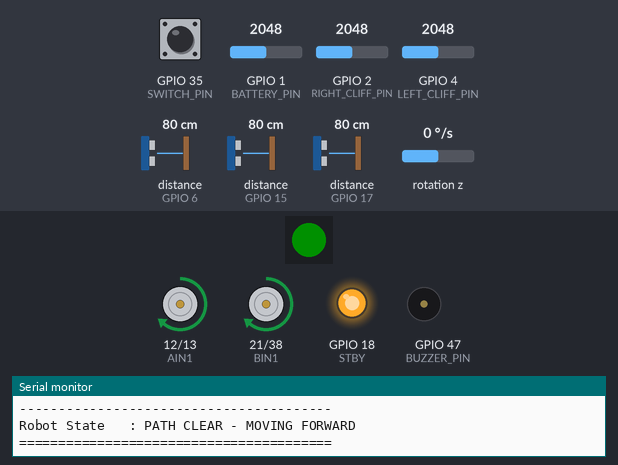
Simulated run of this sketch. Board: ESP32-S3. Parts: 1 RGB LEDs in strip order, left to right, motor-driver pin pairs drawn as motors (green arrow = first pin HIGH = forward, orange = second pin HIGH = backward, longer = more drive, scaled by the enable pin, stopped while the standby pin is LOW), output pins drawn as LEDs (lit = HIGH), buzzer (waves = sounding), the last lines printed to the serial monitor. Wiring (inferred from the names in the program): 3 × ultrasonic range finder: trigger GPIO 5, echo GPIO 6 / trigger GPIO 7, echo GPIO 15 / trigger GPIO 16, echo GPIO 17; MPU-6050 motion sensor at I2C address 0x68. Inputs (shaded band) come from the test bench; at power-on: distance to the obstacle (sensors on GPIO 15, GPIO 6, GPIO 17) 80 cm, GPIO 35 (SWITCH_PIN) HIGH, GPIO 4 (LEFT_CLIFF_PIN) = 2048, GPIO 1 (BATTERY_PIN) = 2048, GPIO 2 (RIGHT_CLIFF_PIN) = 2048, rotation z 0 °/s (analog values on the 0–4095 scale). The echo pulse lasts 58.3 µs per cm; dim RGB values are drawn brighter than linear; pins used as bus, display or sensor lines are not drawn.

Above: at 1.2 s.
1.3 s: distance to the obstacle (sensor on GPIO 15) set to 28 cm
2.8 s: distance to the obstacle (sensor on GPIO 15) set to 24 cm
At 3.16 s:
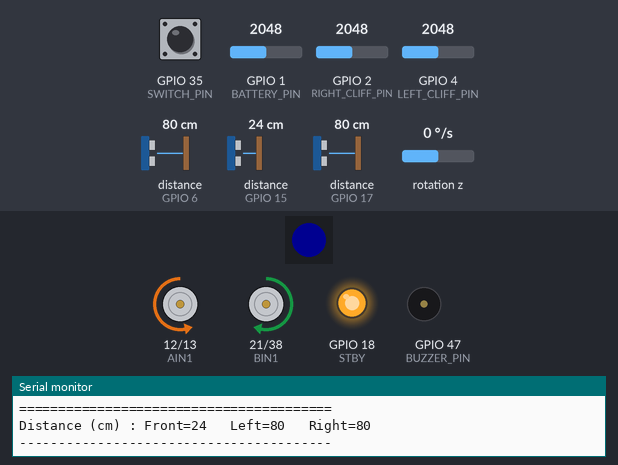
5.8 s: GPIO 35 (SWITCH_PIN) pulled LOW for 3.2 s
At 7.0 s:
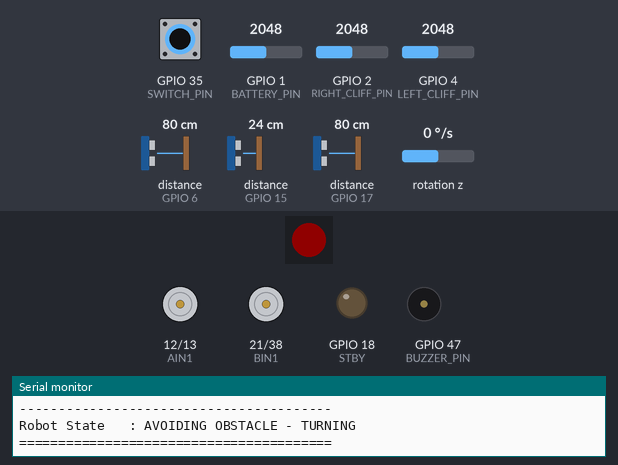
10.5 s: distance to the obstacle (sensor on GPIO 6) set to 76 cm
At 11.09 s:
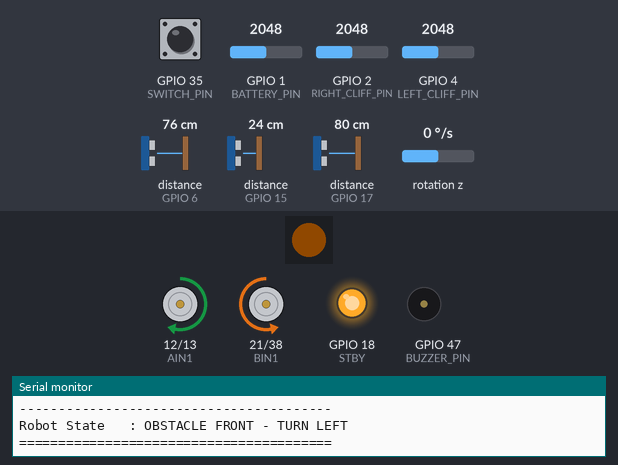
13.5 s: GPIO 4 (LEFT_CLIFF_PIN) set to 1826
16.5 s: GPIO 4 (LEFT_CLIFF_PIN) set to 1746
At 17.7 s:
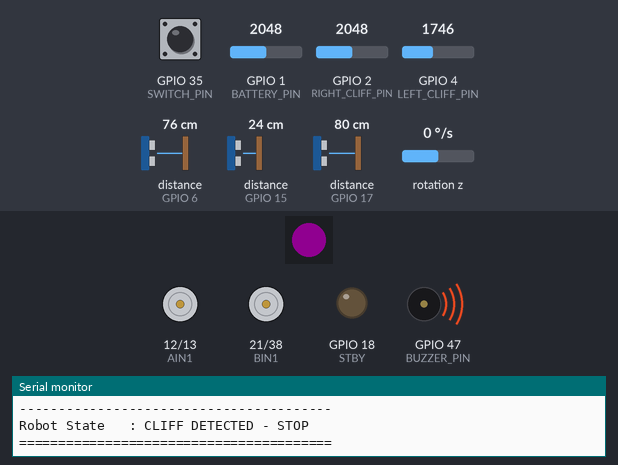
Timing chart, 0 to 19.1 s (numbered marks = the images above; inputs shaded):
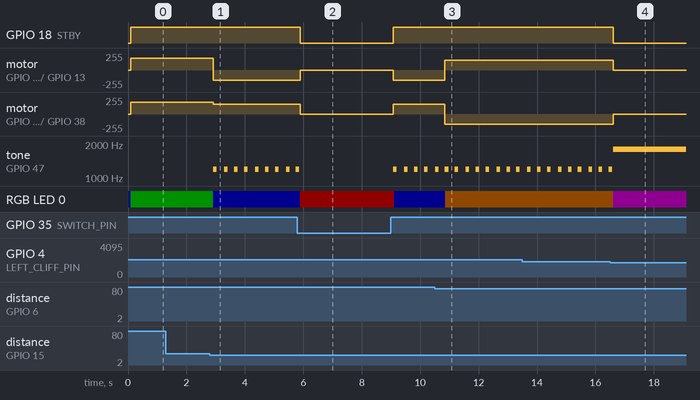

Measured:
- the behaviour switches between 26 and 25 cm on distance to the obstacle (sensor on GPIO 15) (found by bisection; images 0 and 1)
- the behaviour switches between 80 and 79 cm on distance to the obstacle (sensor on GPIO 6) (found by bisection; images 2 and 3)
- the behaviour switches between 1800 and 1799 on GPIO 4 (LEFT_CLIFF_PIN) (found by bisection; images 3 and 4)
- after the input at 2.8 s, motor on GPIO 12 (AIN1) / GPIO 13 (AIN2): forward 180/255 → backward 150/255 after 0.12 s; motor on GPIO 21 (BIN1) / GPIO 38 (BIN2): forward 180/255 → forward 150/255 after 0.12 s
- after the input at 5.8 s, GPIO 18 (STBY): HIGH → LOW after 0.10 s, → HIGH 3.2 s later; motor on GPIO 12 (AIN1) / GPIO 13 (AIN2): backward 150/255 → stopped after 0.10 s, → backward 150/255 3.2 s later
- after the input at 10.5 s, motor on GPIO 12 (AIN1) / GPIO 13 (AIN2): backward 150/255 → forward 150/255 after 0.35 s; motor on GPIO 21 (BIN1) / GPIO 38 (BIN2): forward 150/255 → backward 150/255 after 0.35 s; RGB LED 0: RGB(0, 0, 16) → RGB(16, 8, 0) after 0.35 s
- after the input at 16.5 s, GPIO 18 (STBY): HIGH → LOW after 0.11 s; motor on GPIO 12 (AIN1) / GPIO 13 (AIN2): forward 150/255 → stopped after 0.11 s; motor on GPIO 21 (BIN1) / GPIO 38 (BIN2): backward 150/255 → stopped after 0.11 s; RGB LED 0: RGB(16, 8, 0) → RGB(16, 0, 16) after 0.11 s

The sketch:

Obstacle_Avoider.ino
```cpp
/*
============================================================
       ESP32-S3 OBSTACLE-AVOIDER ROBOT
============================================================

Components:
  1. Three HC-SR04 ultrasonic sensors
  2. TB6612FNG dual motor driver
  3. Two potentiometers simulating cliff sensors
  4. One potentiometer simulating battery voltage
  5. MPU-6050 gyroscope/accelerometer
  6. WS2812B NeoPixel status LED
  7. Buzzer
  8. Enable switch

IMPORTANT:
  - Potentiometers are simulation substitutes, not real sensors.
  - Hall encoder feedback is not implemented.
  - The gyroscope is monitored but does not control turns.
  - Battery ADC readings are simulated, not actual voltage.
============================================================
*/

#include <Arduino.h>
#include <Wire.h>
#include <Adafruit_NeoPixel.h>

// ==========================================================
// 1. PIN CONFIGURATION
// ==========================================================

// Front ultrasonic sensor
const int FRONT_TRIG = 7;
const int FRONT_ECHO = 15;

// Left ultrasonic sensor
const int LEFT_TRIG = 5;
const int LEFT_ECHO = 6;

// Right ultrasonic sensor
const int RIGHT_TRIG = 16;
const int RIGHT_ECHO = 17;

// TB6612FNG motor driver
// Motor A = left motor
// Motor B = right motor
const int PWMA = 11;
const int AIN1 = 12;
const int AIN2 = 13;

const int PWMB = 14;
const int BIN1 = 21;
const int BIN2 = 38;

const int STBY = 18;

// Potentiometers
const int LEFT_CLIFF_PIN  = 4;
const int RIGHT_CLIFF_PIN = 2;
const int BATTERY_PIN     = 1;

// MPU-6050 I2C
const int MPU_SDA = 8;
const int MPU_SCL = 9;
const uint8_t MPU_ADDRESS = 0x68;

// Other components
const int BUZZER_PIN = 47;
const int NEOPIXEL_PIN = 48;
const int SWITCH_PIN = 35;

// One WS2812B NeoPixel
Adafruit_NeoPixel pixel(
  1,
  NEOPIXEL_PIN,
  NEO_GRB + NEO_KHZ800
);

// ==========================================================
// 2. ADJUSTABLE PARAMETERS
// ==========================================================

// An obstacle closer than this distance triggers avoidance.
const int OBSTACLE_DISTANCE_CM = 25;

// Simulation ADC thresholds: ESP32-S3 ADC is configured for
// nominal 12-bit readings from 0 to 4095.
const int CLIFF_THRESHOLD = 1800;
const int LOW_BATTERY_THRESHOLD = 1200;

// Motor PWM values: 0 to 255
const int NORMAL_SPEED = 180;
const int TURN_SPEED = 150;

// Approximate pivot duration; actual rotation depends on motors.
const unsigned long TURN_TIME_MS = 300;

// Ultrasonic echo timeout
const unsigned long ECHO_TIMEOUT_US = 25000;

// ==========================================================
// 3. GLOBAL VARIABLES
// ==========================================================

bool mpuOK = false;
bool turning = false;

unsigned long turnStarted = 0;
unsigned long lastPrint = 0;

String robotState = "INITIALIZING";

// ==========================================================
// 4. NEOPIXEL STATUS INDICATOR
// ==========================================================

// Green  = path clear
// Blue   = turning left
// Orange = turning right
// Red    = stopped / blocked / disabled
// Purple = simulated cliff detected
// Yellow = simulated low battery

void setStatusColor(uint8_t r, uint8_t g, uint8_t b) {
  pixel.setPixelColor(0, pixel.Color(r, g, b));
  pixel.show();
}

// ==========================================================
// 5. ULTRASONIC DISTANCE MEASUREMENT
// ==========================================================

// Returns distance in centimetres.
// Returns -1 if no echo was received before timeout.
// A timeout is NOT interpreted as a real distance.

long readDistanceCm(int trigPin, int echoPin) {
  digitalWrite(trigPin, LOW);
  delayMicroseconds(3);

  digitalWrite(trigPin, HIGH);
  delayMicroseconds(10);

  digitalWrite(trigPin, LOW);

  unsigned long duration = pulseIn(
    echoPin,
    HIGH,
    ECHO_TIMEOUT_US
  );

  if (duration == 0) {
    return -1;
  }

  return duration / 58;
}

// ==========================================================
// 6. MOTOR CONTROL
// ==========================================================

// Stop both motors and disable the driver.
void stopMotors() {
  analogWrite(PWMA, 0);
  analogWrite(PWMB, 0);

  digitalWrite(AIN1, LOW);
  digitalWrite(AIN2, LOW);

  digitalWrite(BIN1, LOW);
  digitalWrite(BIN2, LOW);

  digitalWrite(STBY, LOW);

  turning = false;
}

// Drive both motors forward.
void moveForward(int speedValue) {
  digitalWrite(STBY, HIGH);

  digitalWrite(AIN1, HIGH);
  digitalWrite(AIN2, LOW);

  digitalWrite(BIN1, HIGH);
  digitalWrite(BIN2, LOW);

  analogWrite(PWMA, constrain(speedValue, 0, 255));
  analogWrite(PWMB, constrain(speedValue, 0, 255));

  turning = false;
}

// Pivot left.
void turnLeft() {
  digitalWrite(STBY, HIGH);

  digitalWrite(AIN1, LOW);
  digitalWrite(AIN2, HIGH);

  digitalWrite(BIN1, HIGH);
  digitalWrite(BIN2, LOW);

  analogWrite(PWMA, TURN_SPEED);
  analogWrite(PWMB, TURN_SPEED);

  turning = true;
}

// Pivot right.
void turnRight() {
  digitalWrite(STBY, HIGH);

  digitalWrite(AIN1, HIGH);
  digitalWrite(AIN2, LOW);

  digitalWrite(BIN1, LOW);
  digitalWrite(BIN2, HIGH);

  analogWrite(PWMA, TURN_SPEED);
  analogWrite(PWMB, TURN_SPEED);

  turning = true;
}

// ==========================================================
// 7. MPU-6050 INITIALIZATION
// ==========================================================

bool initializeMPU() {
  // Wake up the MPU-6050.
  Wire.beginTransmission(MPU_ADDRESS);
  Wire.write(0x6B);
  Wire.write(0x00);

  if (Wire.endTransmission() != 0) {
    return false;
  }

  // Configure gyro range to +/-250 degrees/second.
  Wire.beginTransmission(MPU_ADDRESS);
  Wire.write(0x1B);
  Wire.write(0x00);

  return Wire.endTransmission() == 0;
}

// Read gyroscope Z-axis angular velocity.
float readGyroZ() {
  Wire.beginTransmission(MPU_ADDRESS);
  Wire.write(0x47);

  if (Wire.endTransmission(false) != 0) {
    return 0.0;
  }

  if (Wire.requestFrom((int)MPU_ADDRESS, 2, true) != 2) {
    return 0.0;
  }

  int16_t rawValue =
    ((int16_t)Wire.read() << 8) | Wire.read();

  return rawValue / 131.0f;
}

// ==========================================================
// 8. FORMATTED SERIAL MONITOR OUTPUT
// ==========================================================

void printStatus(
  long front,
  long left,
  long right,
  int cliffL,
  int cliffR,
  int battery,
  float gyroZ
) {
  Serial.println();
  Serial.println("========================================");
  Serial.println("       OBSTACLE AVOIDER STATUS");
  Serial.println("========================================");

  Serial.printf(
    "Distance (cm) : Front=%-4s Left=%-4s Right=%-4s\n",
    front < 0 ? "N/E" : String(front).c_str(),
    left  < 0 ? "N/E" : String(left).c_str(),
    right < 0 ? "N/E" : String(right).c_str()
  );

  Serial.println("----------------------------------------");

  Serial.printf(
    "Cliff ADC     : Left=%4d  Right=%4d\n",
    cliffL,
    cliffR
  );

  Serial.printf(
    "Battery ADC   : %4d / 4095\n",
    battery
  );

  Serial.println("----------------------------------------");

  Serial.printf(
    "MPU-6050      : %s\n",
    mpuOK ? "CONNECTED" : "NOT DETECTED"
  );

  Serial.printf(
    "Gyro Z        : %7.2f deg/s\n",
    gyroZ
  );

  Serial.println("----------------------------------------");

  Serial.printf(
    "Robot State   : %s\n",
    robotState.c_str()
  );

  Serial.println("========================================");
}

// ==========================================================
// 9. SETUP
// ==========================================================

void setup() {
  Serial.begin(115200);

  // Configure ADC resolution.
  analogReadResolution(12);

  // Ultrasonic pins
  pinMode(FRONT_TRIG, OUTPUT);
  pinMode(FRONT_ECHO, INPUT);

  pinMode(LEFT_TRIG, OUTPUT);
  pinMode(LEFT_ECHO, INPUT);

  pinMode(RIGHT_TRIG, OUTPUT);
  pinMode(RIGHT_ECHO, INPUT);

  digitalWrite(FRONT_TRIG, LOW);
  digitalWrite(LEFT_TRIG, LOW);
  digitalWrite(RIGHT_TRIG, LOW);

  // Motor driver pins
  pinMode(PWMA, OUTPUT);
  pinMode(AIN1, OUTPUT);
  pinMode(AIN2, OUTPUT);

  pinMode(PWMB, OUTPUT);
  pinMode(BIN1, OUTPUT);
  pinMode(BIN2, OUTPUT);

  pinMode(STBY, OUTPUT);

  // Potentiometer inputs
  pinMode(LEFT_CLIFF_PIN, INPUT);
  pinMode(RIGHT_CLIFF_PIN, INPUT);
  pinMode(BATTERY_PIN, INPUT);

  // Enable switch: HIGH = enabled
  pinMode(SWITCH_PIN, INPUT);

  pinMode(BUZZER_PIN, OUTPUT);

  // Initialize I2C and MPU-6050.
  Wire.begin(MPU_SDA, MPU_SCL);
  mpuOK = initializeMPU();

  // Initialize NeoPixel.
  pixel.begin();
  pixel.setBrightness(40);
  setStatusColor(0, 0, 100);

  // Ensure the motors start stopped.
  stopMotors();

  Serial.println();
  Serial.println("========================================");
  Serial.println(" ESP32-S3 OBSTACLE AVOIDER ROBOT");
  Serial.println("========================================");
  Serial.println("Firmware started successfully.");
  Serial.printf(
    "MPU-6050 status : %s\n",
    mpuOK ? "CONNECTED" : "NOT DETECTED"
  );
  Serial.println("Serial baud rate: 115200");
  Serial.println("Enable switch   : HIGH = ON");
  Serial.println("========================================");
}

// ==========================================================
// 10. MAIN CONTROL LOOP
// ==========================================================

void loop() {
  // --------------------------------------------------------
  // A. Check enable switch.
  // --------------------------------------------------------

  if (digitalRead(SWITCH_PIN) != HIGH) {
    stopMotors();
    noTone(BUZZER_PIN);

    robotState = "DISABLED";
    setStatusColor(100, 0, 0);

    delay(100);
    return;
  }

  // --------------------------------------------------------
  // B. Read ultrasonic sensors one at a time.
  // The short delays reduce sensor cross-talk.
  // --------------------------------------------------------

  long front = readDistanceCm(FRONT_TRIG, FRONT_ECHO);
  delay(30);

  long left = readDistanceCm(LEFT_TRIG, LEFT_ECHO);
  delay(30);

  long right = readDistanceCm(RIGHT_TRIG, RIGHT_ECHO);

  // --------------------------------------------------------
  // C. Read simulated cliff and battery inputs.
  // --------------------------------------------------------

  int cliffL = analogRead(LEFT_CLIFF_PIN);
  int cliffR = analogRead(RIGHT_CLIFF_PIN);
  int battery = analogRead(BATTERY_PIN);

  // Read MPU-6050 gyroscope.
  float gz = mpuOK ? readGyroZ() : 0.0f;

  // --------------------------------------------------------
  // D. Determine warning conditions.
  // --------------------------------------------------------

  // For this simulation, ADC below the threshold means cliff.
  bool cliffDetected =
    (cliffL < CLIFF_THRESHOLD) ||
    (cliffR < CLIFF_THRESHOLD);

  // Low ADC represents low simulated battery.
  bool lowBattery = battery < LOW_BATTERY_THRESHOLD;

  // Treat a missing echo as unknown, not as a real distance.
  bool frontObstacle =
    (front >= 0 && front <= OBSTACLE_DISTANCE_CM);

  bool leftObstacle =
    (left >= 0 && left <= OBSTACLE_DISTANCE_CM);

  bool rightObstacle =
    (right >= 0 && right <= OBSTACLE_DISTANCE_CM);

  // --------------------------------------------------------
  // E. Priority 1: Cliff detected.
  // --------------------------------------------------------

  if (cliffDetected) {
    stopMotors();

    tone(BUZZER_PIN, 1800, 200);

    setStatusColor(100, 0, 100);

    robotState = "CLIFF DETECTED - STOP";

  }

  // --------------------------------------------------------
  // F. Priority 2: Low simulated battery.
  // --------------------------------------------------------

  else if (lowBattery) {
    stopMotors();

    tone(BUZZER_PIN, 900, 200);

    setStatusColor(100, 35, 0);

    robotState = "LOW BATTERY - STOP";

  }

  // --------------------------------------------------------
  // G. Continue a turn for the configured duration.
  // --------------------------------------------------------

  else if (turning && millis() - turnStarted < TURN_TIME_MS) {
    robotState = "AVOIDING OBSTACLE - TURNING";
  }

  // --------------------------------------------------------
  // H. Obstacle avoidance.
  // --------------------------------------------------------

  else {
    turning = false;

    // Front obstacle: choose the clearer side.
    if (frontObstacle) {
      tone(BUZZER_PIN, 1200, 120);

      bool leftClear = (left < 0) || (left > OBSTACLE_DISTANCE_CM);
      bool rightClear = (right < 0) || (right > OBSTACLE_DISTANCE_CM);

      if (leftClear && (!rightClear || left >= right)) {
        turnLeft();
        turnStarted = millis();

        setStatusColor(0, 0, 100);

        robotState = "OBSTACLE FRONT - TURN LEFT";
      }

      else if (rightClear) {
        turnRight();
        turnStarted = millis();

        setStatusColor(100, 50, 0);

        robotState = "OBSTACLE FRONT - TURN RIGHT";
      }

      else {
        stopMotors();

        setStatusColor(100, 0, 0);

        robotState = "PATH BLOCKED - STOP";
      }
    }

    // Obstacle on the left: steer right.
    else if (leftObstacle) {
      turnRight();
      turnStarted = millis();

      setStatusColor(100, 50, 0);

      robotState = "OBSTACLE LEFT - TURN RIGHT";
    }

    // Obstacle on the right: steer left.
    else if (rightObstacle) {
      turnLeft();
      turnStarted = millis();

      setStatusColor(0, 0, 100);

      robotState = "OBSTACLE RIGHT - TURN LEFT";
    }

    // No detected obstacle: drive forward.
    else {
      moveForward(NORMAL_SPEED);

      setStatusColor(0, 100, 0);

      robotState = "PATH CLEAR - MOVING FORWARD";
    }
  }

  // --------------------------------------------------------
  // I. Print a neat status report once per second.
  // --------------------------------------------------------

  if (millis() - lastPrint >= 1000) {
    lastPrint = millis();

    printStatus(
      front,
      left,
      right,
      cliffL,
      cliffR,
      battery,
      gz
    );
  }

  delay(40);
}
```
